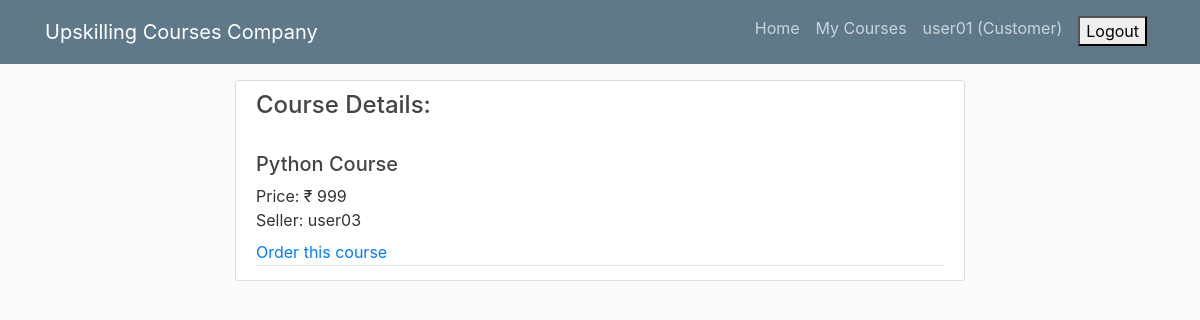
Page /detail/1/ (signed in) on the earlier database version.
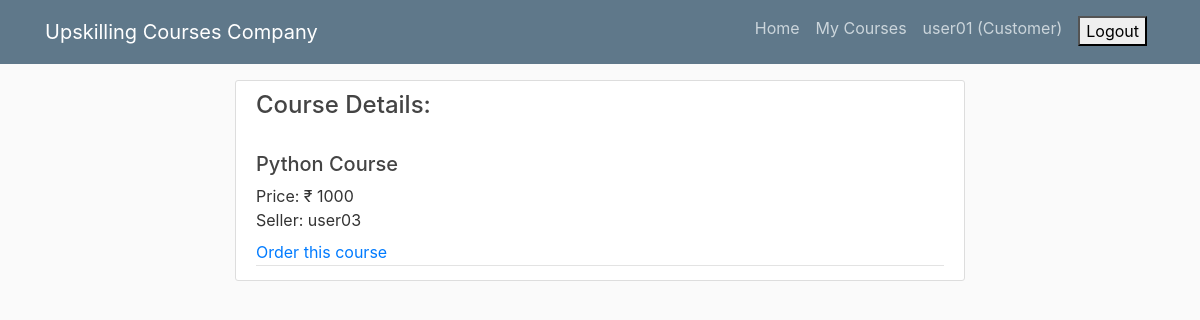
Same page on the later database version.
### products/models.py (models this page shows, shortened)
class Product(models.Model):
    product_id      = models.IntegerField(primary_key=True)
    product_name    = models.CharField(max_length=100)
    product_price   = models.DecimalField(max_digits=6, decimal_places=2)
    product_seller  = models.ForeignKey(SalesExecutive, on_delete=models.CASCADE)

### accounts/models.py (models this page shows)
class SalesExecutive(models.Model):
    user = models.OneToOneField(User, on_delete=models.CASCADE, primary_key=True)
    username = models.CharField(unique=True, max_length=100)
    email = models.EmailField(max_length=100)
    first_name = models.CharField(max_length=100)
    last_name = models.CharField(max_length=100)
    def __str__(self):
        return str(self.user)

class User(AbstractUser):
    is_admin = models.BooleanField(default=False)
    is_customer = models.BooleanField(default=False)
    is_customerexecutive = models.BooleanField(default=False)
    is_salesexecutive = models.BooleanField(default=False)
    username = models.CharField(unique=True, max_length=100)
    email = models.EmailField(max_length=100)
    first_name = models.CharField(max_length=100)
    last_name = models.CharField(max_length=100)

### products/views.py (the view)
# urls.py: path('detail/<product_id>/', productdetail, name='productdetail'),
@login_required(login_url="/accounts/login/")
def productdetail(request, product_id):
    product = Product.objects.get(product_id=product_id)
    return render(request, 'products/productdetail.html', {'product':product})

### products/templates/products/productdetail.html
{% extends 'base.html' %}
{% block content %}
    <article class="media content-section">
        <div class="media-body">
            <div class="article-metadata">
                <h4>Course Details: </h4><br>
                <h5>{{ product.product_name }}</h5>
                <label>Price: ₹ {{ product.product_price|floatformat:"0" }}<br>
                Seller: {{ product.product_seller }}  </label><br>
                {% if user.is_customer %}
                    <a href="{% url 'orders:createorder'  product_id=product.product_id %}">Order this course</a>
                {% elif user.is_salesexecutive %}
                    <a href="{% url 'products:productdelete' product_id=product.product_id %}">Delete Course</a>
                {% endif %}
            </div>
        </div>
    </article>
{% endblock %}

Differences in the rows shown:
changed Product "Python Course": product_price "999" → "1000"
